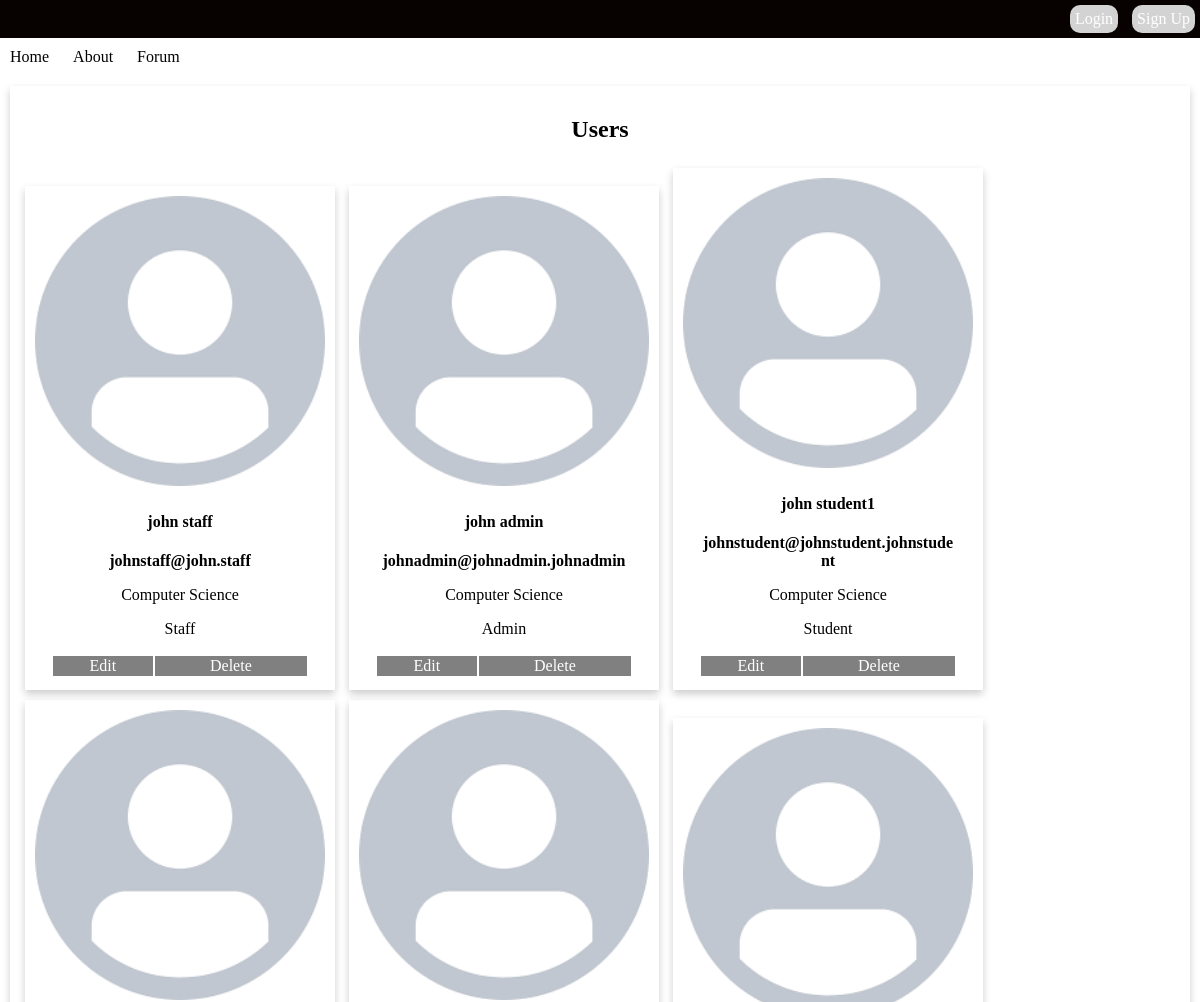
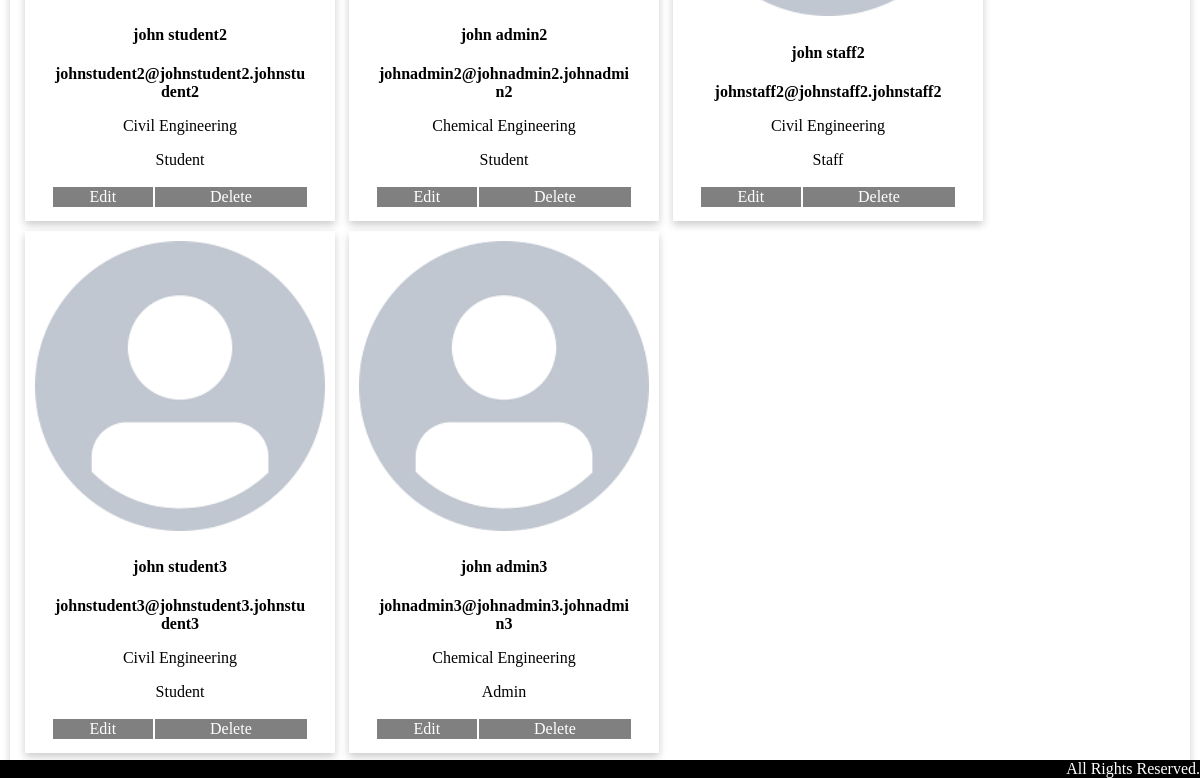
The page /users.php on the database its author committed (2 pictures, top to bottom).
### tables this page shows
CREATE TABLE `user` (
  `Id` int(11) NOT NULL,
  `RoleId` int(11) NOT NULL,
  `DepartmentId` int(11) NOT NULL,
  `Name` varchar(255) NOT NULL,
  `Email` varchar(50) NOT NULL,
  `Password` varchar(255) NOT NULL
);

CREATE TABLE `department` (
  `Id` int(11) NOT NULL,
  `Name` varchar(255) NOT NULL
);

CREATE TABLE `role` (
  `Id` int(11) NOT NULL,
  `Name` varchar(255) NOT NULL
);

### common.php (called while the page is built, shortened)
<?php
$dbserver="localhost";
$dbname="cataloguesystem";
$dbuser="root";
$dbpass="";
$conn = mysqli_connect($dbserver, $dbuser, $dbpass, $dbname);
function mysql_query_db($query)
{
global $conn;
$result=mysqli_query($conn,$query) or die('Error: '.mysqli_error($conn));
return $result;
}
function mysql_fetch_db($resultn)
{
$frow=$resultn->fetch_array();
return $frow;
}
?>

### users.php (the view, shortened to what this page needs)
<?php
require_once('common.php');
?>
<!DOCTYPE html>
<html lang="en">
<head>
    <link href="cataloguesystem.css" rel="stylesheet">
</head>
<body id="users_page" class="users_page">
    <header class="header">
        <div class="header_top_section" id="header_top_section">
            <a class="button hidden" href="login.php" id="login">Login</a>
            <a class="button hidden" href="signup.php" id="signup">Sign Up</a>
        </div>
        <div class="header_bottom_section">
            <a class="button" href="index.php">Home</a>
            <a class="button" href="about.php">About</a>
            <a class="button" href="Blog.php">Forum</a>
        </div>
    </header>
    <section class="section_card">
        <div align="center">
            <h2>Users</h2>
        </div>
        <?php
        $users = mysql_query_db('select user.ID, user.Name, user.Email, department.Name, role.Name from ((user INNER JOIN department ON user.DepartmentId = department.Id) INNER JOIN role ON user.RoleId = role.Id)');
        while ($user = mysql_fetch_db($users)) {
        ?>
            <div class="card">
                <img src="images/avatar.png" alt="Avatar" class="users_image">
                <div class="container">
                    <h4><?php echo $user["1"] ?></h4>
                    <b><?php echo $user["2"] ?></b>
                    <p><?php echo $user["3"] ?></p>
                    <p><?php echo $user["4"] ?></p>
                    <table class="table">
                        <tr>
                            <td onclick="edit_user(<?php echo $user['0'] ?>)" class="cell">Edit</td>
                            <td onclick="delete_user(<?php echo $user['0'] ?>,'<?php echo $user['1'] ?>')" class="cell">Delete</td>
                        </tr>
                    </table>
                </div>
            </div>
        <?php
        }
        ?>
    </section>
    <footer>
        <div class="footer_bot_section">
            <span>All Rights Reserved.</span>
        </div>
    </footer>
</body>
</html>

### cataloguesystem.css (style rules this page uses)
.header { padding: 0; margin-top: 0; position: relative; z-index: 2; width: 100%; top: 0; background: #070100; margin-bottom: 10px; }
.header_top_section { min-height: auto; text-align: right; color: white; }
.header_top_section .hidden { display: none; }
.header_top_section .button { background-color: lightgray; padding: 5px; display: inline-block; color: white; text-decoration: none; border-radius: 10px; margin: 5px; }
.header_bottom_section { min-height: auto; background: #fff; }
.header_bottom_section .button { padding: 5px; display: inline-block; color: black; text-decoration: none; margin: 5px; }
body { margin: 0 !important; }
a { -webkit-tap-highlight-color: transparent !important; }
.section_card { margin: 10px; padding: 10px; box-shadow: 0 4px 8px 0 rgba(0, 0, 0, 0.2); }
.card { box-shadow: 0 4px 8px 0 rgba(0, 0, 0, 0.2); transition: 0.3s; width: 25%; text-align: center; padding: 10px; display: inline-block; margin: 5px; }
.container { padding: 2px 16px; word-break: break-word; }
.container .table { width: 100%; margin: auto; }
.container .table .cell { background-color: grey; color: white; }
.users_image { width: 100%; height: 100%; }
.footer_bot_section { background-color: black; color: white; width: 100%; text-align: right; margin-top: 25px; position: fixed; bottom: 0; left: 0; }

### rows shown on the page
user: Name "john staff", Email "johnstaff@john.staff", DepartmentId.Name "Computer Science", RoleId.Name "Staff"
user: Name "john admin", Email "johnadmin@johnadmin.johnadmin", DepartmentId.Name "Computer Science", RoleId.Name "Admin"
user: Name "john student1", Email "johnstudent@johnstudent.johnstudent", DepartmentId.Name "Computer Science", RoleId.Name "Student"
user: Name "john student2", Email "johnstudent2@johnstudent2.johnstudent2", DepartmentId.Name "Civil Engineering", RoleId.Name "Student"
user: Name "john admin2", Email "johnadmin2@johnadmin2.johnadmin2", DepartmentId.Name "Chemical Engineering", RoleId.Name "Student"
user: Name "john staff2", Email "johnstaff2@johnstaff2.johnstaff2", DepartmentId.Name "Civil Engineering", RoleId.Name "Staff"
user: Name "john student3", Email "johnstudent3@johnstudent3.johnstudent3", DepartmentId.Name "Civil Engineering", RoleId.Name "Student"
user: Name "john admin3", Email "johnadmin3@johnadmin3.johnadmin3", DepartmentId.Name "Chemical Engineering", RoleId.Name "Admin"
